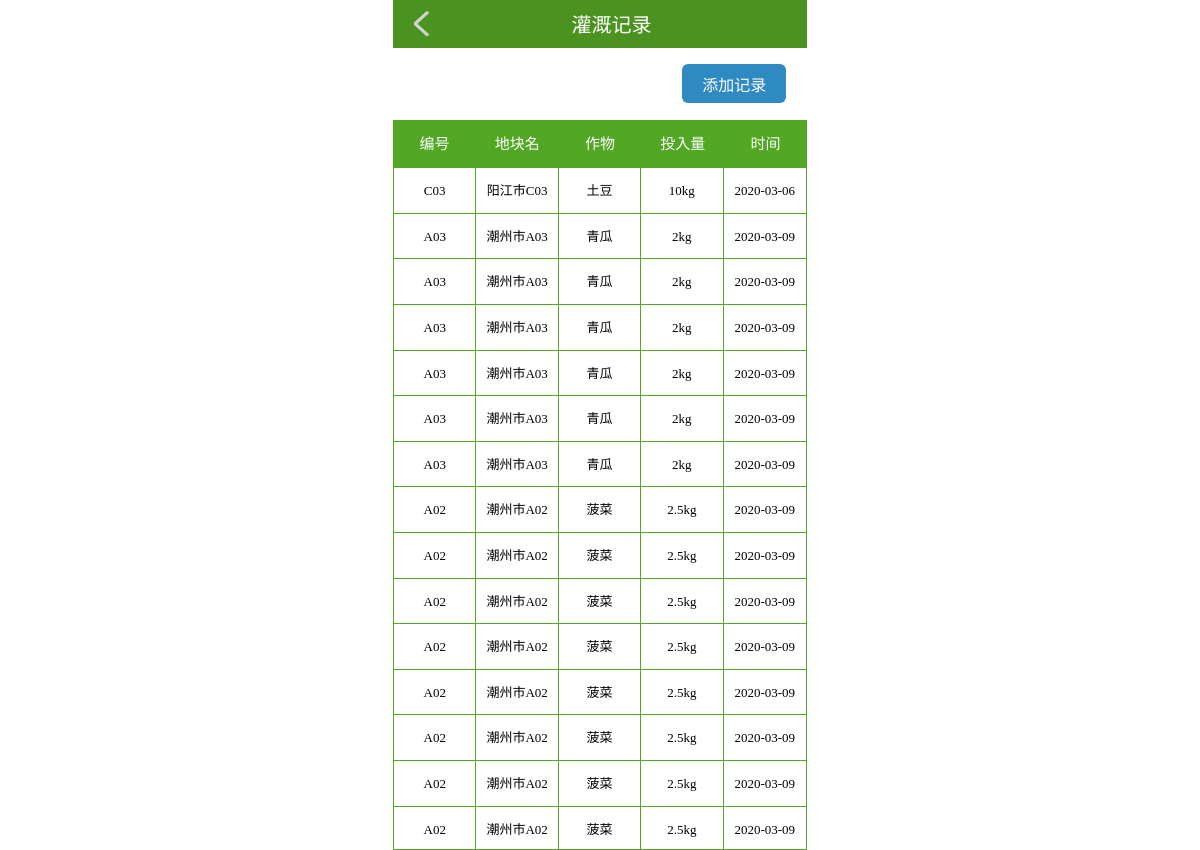
The page /water.php on the database its author committed.
### tables this page shows
CREATE TABLE `function_management` (
  `Id` int(11) NOT NULL AUTO_INCREMENT,
  `landmass_id` varchar(255) DEFAULT NULL,
  `landmass_name` varchar(255) DEFAULT NULL,
  `crop_name` varchar(255) DEFAULT NULL,
  `crop_id` varchar(255) DEFAULT '0',
  `farm_operation` varchar(255) DEFAULT NULL,
  `farm_fername` varchar(255) DEFAULT NULL,
  `farm_dosage` varchar(255) DEFAULT NULL,
  `farm_time` varchar(255) DEFAULT NULL,
  `operation_name` varchar(255) DEFAULT NULL,
  PRIMARY KEY (`Id`)
);

### water.php (the view, shortened to what this page needs)
<!DOCTYPE html>
<html lang="en">
<head>
	<link rel="stylesheet" type="text/css" href="css/water.css">
</head>
<body>
	<div class="container">
		<div class="top">
			<div class="top_left">
				<a href="operation.php"><img src="images/pre_logo.jpg" alt=""></a>
			</div>
			<div class="top_cen">
				<h2>灌溉记录</h2>
			</div>
		</div>
		<div class="context">
			<div class="context_top">
				<a href="function/add_water.php">添加记录</a>
			</div>
			<div class="context_box">
				<div class="context_box_top">
					<span>编号</span>
					<span>地块名</span>
					<span>作物</span>
					<span>投入量</span>
					<span>时间</span>
				</div>
				<ul>
					<?php
						$link = mysqli_connect("localhost","root","123456","vegppm");
						mysqli_set_charset($link,"utf8");
						$sql = "select * from function_management where farm_operation='灌溉';";
						$result = mysqli_query($link,$sql);
						while($row=mysqli_fetch_array($result,MYSQLI_ASSOC)) {
							echo "<li>";
							echo "<span>".$row["landmass_id"]."</span>";
							echo "<span>".$row["landmass_name"]."</span>";
							echo "<span>".$row["crop_name"]."</span>";
							echo "<span>".$row["farm_dosage"]."</span>";
							echo "<span id='span'>".$row["farm_time"]."</span>";
							echo "</li>";
						};
					?>
				</ul>
			</div>
		</div>
	</div>
</body>
</html>

### css/water.css (style rules this page uses)
* { padding:0px; margin:0px auto; box-sizing:border-box; }
.container { width:100%; max-width:414px; height:850px; overflow:hidden; }
.top { width:100%; height:5.6%; float:left; padding:2% 4%; background:#4B9321; }
.top_left { width:8%; height:100%; float:left; }
.top_left a { display:block; width:100%; height:100%; }
.top_left a img { width:80%; height:100%; }
.top_cen { width:90%; height:100%; float:left; }
.top_cen h2 { width:100%; height:100%; line-height:170%; text-align:center; font-weight:normal; font-size:20px; font-family:"sans-serif"; color:#ffffff; }
.context { width:100%; height:94.4%; float:left; }
.context_top { width:100%; height:9%; float:left; padding:4% 5%; }
.context_top a { display:inline-block; float:right; width:28%; height:100%; line-height:43px; font-size:16px; text-decoration:none; text-align:center; color:#ffffff; border-radius:6px; background:#2F8AC1; }
.context_box { width:100%; height:91%; float:left; }
.context_box_top { width:100%; height:6.5%; float:left; background:#52A724; }
.context_box_top span { display:inline-block; width:20%; height:100%; line-height:48px; text-align:center; float:left; font-size:15px; color:#ffffff; }
.context_box ul { width:100%; height:93.5%; float:left; list-style:none; border:1px solid #52A724; }
.context_box ul li { width:100%; height:6.7%; float:left; border-bottom:1px solid #52A724; }
.context_box ul li span { display:inline-block; width:20%; height:100%; line-height:45px; text-align:center; float:left; font-size:13px; border-right:1px solid #52A724; }
#span { border:0px solid; }

### rows shown on the page
function_management: landmass "C03", landmass_name "阳江市C03", crop_name "土豆", farm_dosage "10kg", farm_time "2020-03-06"
function_management: landmass "A03", landmass_name "潮州市A03", crop_name "青瓜", farm_dosage "2kg", farm_time "2020-03-09"
function_management: landmass "A03", landmass_name "潮州市A03", crop_name "青瓜", farm_dosage "2kg", farm_time "2020-03-09"
function_management: landmass "A03", landmass_name "潮州市A03", crop_name "青瓜", farm_dosage "2kg", farm_time "2020-03-09"
function_management: landmass "A03", landmass_name "潮州市A03", crop_name "青瓜", farm_dosage "2kg", farm_time "2020-03-09"
function_management: landmass "A03", landmass_name "潮州市A03", crop_name "青瓜", farm_dosage "2kg", farm_time "2020-03-09"
function_management: landmass "A03", landmass_name "潮州市A03", crop_name "青瓜", farm_dosage "2kg", farm_time "2020-03-09"
function_management: landmass "A02", landmass_name "潮州市A02", crop_name "菠菜", farm_dosage "2.5kg", farm_time "2020-03-09"
function_management: landmass "A02", landmass_name "潮州市A02", crop_name "菠菜", farm_dosage "2.5kg", farm_time "2020-03-09"
function_management: landmass "A02", landmass_name "潮州市A02", crop_name "菠菜", farm_dosage "2.5kg", farm_time "2020-03-09"
function_management: landmass "A02", landmass_name "潮州市A02", crop_name "菠菜", farm_dosage "2.5kg", farm_time "2020-03-09"
function_management: landmass "A02", landmass_name "潮州市A02", crop_name "菠菜", farm_dosage "2.5kg", farm_time "2020-03-09"
function_management: landmass "A02", landmass_name "潮州市A02", crop_name "菠菜", farm_dosage "2.5kg", farm_time "2020-03-09"
function_management: landmass "A02", landmass_name "潮州市A02", crop_name "菠菜", farm_dosage "2.5kg", farm_time "2020-03-09"
function_management: landmass "A02", landmass_name "潮州市A02", crop_name "菠菜", farm_dosage "2.5kg", farm_time "2020-03-09"
